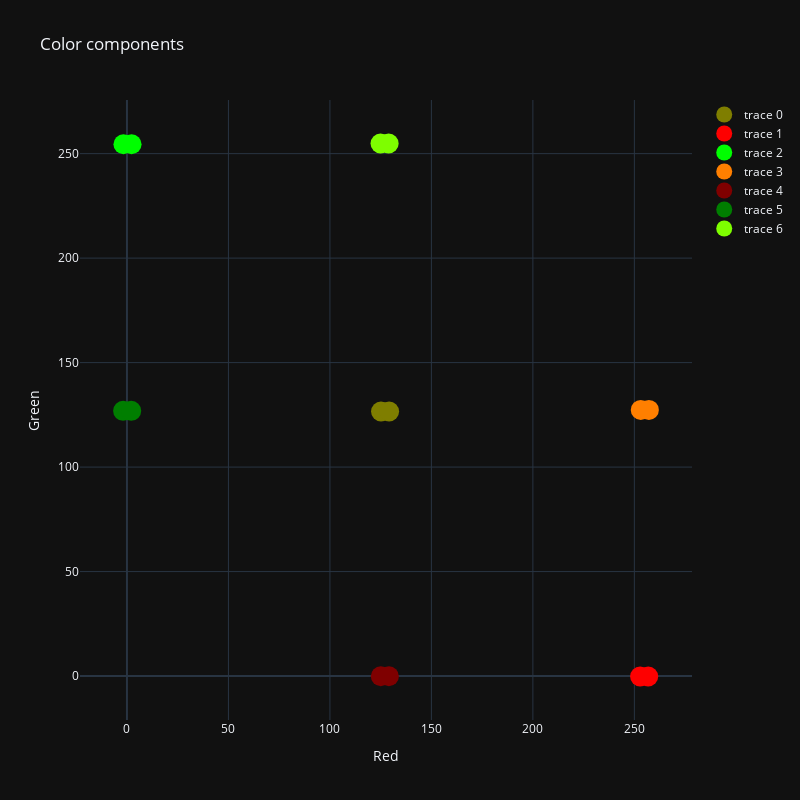

Notebook code cell kept with this figure:
### Markdown cell above
### Plotting the colour comoponents of the 2D color space

Using the means, we can find the color components. We choose the axes to be green and red components, and blue to be 0.

### Code cell
# Plotting the color components in a band
fig = go.Figure()
fig.update_layout(title='Color components', template='plotly_dark', width=800, height=800, xaxis_title='Red', yaxis_title='Green')
for i in range(7):
    fig.add_trace(go.Scatter(x=[gmm.means_[i,0]-2, gmm.means_[i,0]+2], y=[gmm.means_[i,1], gmm.means_[i,1]],
                             mode='markers',
                             marker=dict(size=20,color='rgb'+str(tuple(gmm.means_[i].astype(int),) +(0,)))))
fig.show()

### Figure 1 — Plotly figure (JSON) as saved in the notebook; plotly's stock layout.template omitted (floating-point values rounded to 4 significant figures)
{"data": [{"marker": {"color": "rgb(127, 126, 0)", "size": 20}, "mode": "markers", "x": [125.2, 129.2], "y": [126.6, 126.6], "type": "scatter"}, {"marker": {"color": "rgb(254, 0, 0)", "size": 20}, "mode": "markers", "x": [252.8, 256.8], "y": [-0.2086, -0.2086], "type": "scatter"}, {"marker": {"color": "rgb(0, 254, 0)", "size": 20}, "mode": "markers", "x": [-1.733, 2.267], "y": [254.5, 254.5], "type": "scatter"}, {"marker": {"color": "rgb(255, 127, 0)", "size": 20}, "mode": "markers", "x": [253.2, 257.2], "y": [127.4, 127.4], "type": "scatter"}, {"marker": {"color": "rgb(127, 0, 0)", "size": 20}, "mode": "markers", "x": [125.1, 129.1], "y": [-0.08446, -0.08446], "type": "scatter"}, {"marker": {"color": "rgb(0, 126, 0)", "size": 20}, "mode": "markers", "x": [-1.9, 2.1], "y": [126.9, 126.9], "type": "scatter"}, {"marker": {"color": "rgb(126, 254, 0)", "size": 20}, "mode": "markers", "x": [124.9, 128.9], "y": [254.9, 254.9], "type": "scatter"}], "layout": {"title": {"text": "Color components"}, "width": 800, "height": 800, "xaxis": {"title": {"text": "Red"}}, "yaxis": {"title": {"text": "Green"}}}}
